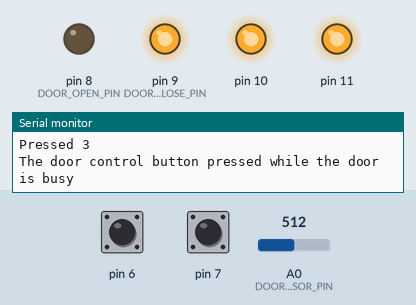
Simulated run of this sketch. Board: Arduino Uno, built with avr-gcc and run on an emulated ATmega328P. On the bench: output pins drawn as LEDs (lit = HIGH), the last lines printed to the serial monitor. Wiring (inferred from the names in the program): 2 × IR receiver: data pin 3 / data pin 4. Inputs (shaded band) come from the test bench; at power-on: A0 (DOOR_SENSOR_PIN) = 512, pin 6 HIGH, pin 7 HIGH.

Above: at 4.2 s.
4.3 s: A0 (DOOR_SENSOR_PIN) set to 295
6.5 s: A0 (DOOR_SENSOR_PIN) set to 270
At 7.7 s:
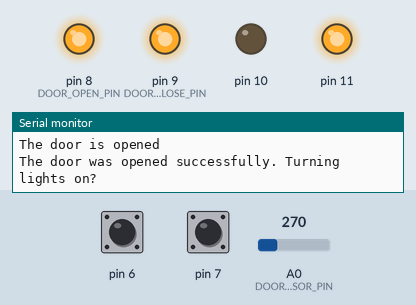
8.0 s: pin 6 pulled LOW for 1 s
At 10.1 s:
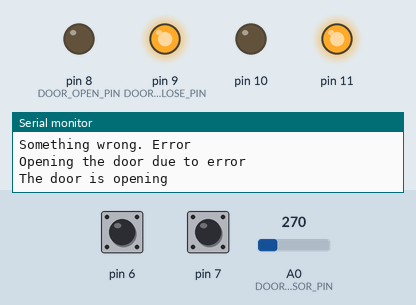
11.1 s: pin 6 pulled LOW for 3.2 s
At 12.5 s:
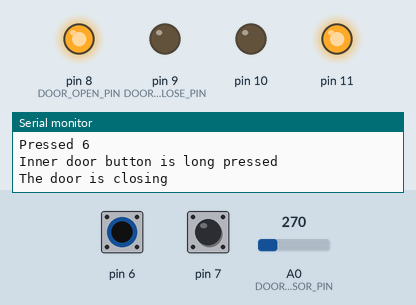
15.8 s: pin 7 pulled LOW for 0.15 s
At 16.3 s:
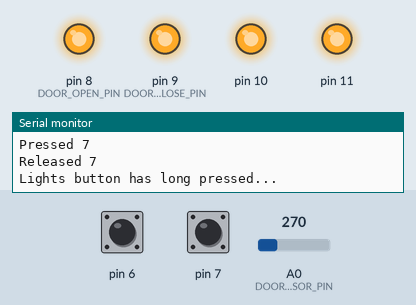
17.4 s: pin 6 pulled LOW for 1 s
At 18.6 s:
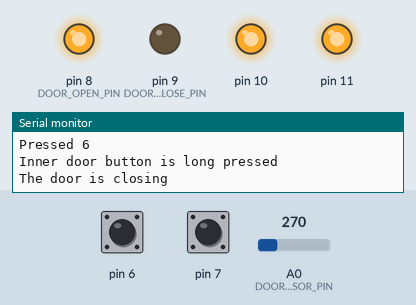
Timing chart, 0 to 21.4 s (numbered marks = the images above; inputs shaded):
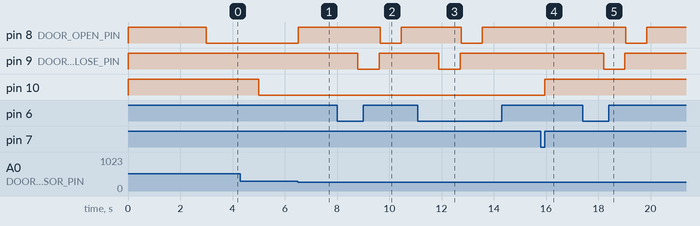

Measured:
- the behaviour switches between 280 and 279 on A0 (DOOR_SENSOR_PIN) (found by bisection; images 0 and 1)
- after the input at 6.5 s, pin 8 (DOOR_OPEN_PIN): LOW → HIGH at once
- after the input at 8.0 s, pin 8 (DOOR_OPEN_PIN): HIGH → LOW after 1.6 s, → HIGH 0.81 s later; pin 9 (DOOR_CLOSE_PIN): HIGH → LOW after 0.80 s, → HIGH 0.81 s later
- after the input at 11.1 s, pin 8 (DOOR_OPEN_PIN): HIGH → LOW after 1.6 s, → HIGH 0.81 s later; pin 9 (DOOR_CLOSE_PIN): HIGH → LOW after 0.80 s, → HIGH 0.81 s later
- after the input at 15.8 s, pin 10: LOW → HIGH after 0.15 s
- after the input at 17.4 s, pin 8 (DOOR_OPEN_PIN): HIGH → LOW after 1.6 s, → HIGH 0.81 s later; pin 9 (DOOR_CLOSE_PIN): HIGH → LOW after 0.80 s, → HIGH 0.81 s later

The sketch:

mercedes_door_controller.ino
```cpp
#define DEBUG 1

#include <Arduino.h>
#include "door.h"
#include "button.h"
#include "inversed_button.h"

/*
pin7 - reserved for buttons
pin6 - reserved for buttons

pin5 - C
pin4 - A
pin3 - D
pin2 - B

pin8 - relay with current sensor
pin9 - relay with current sensor

pin10 - relay without current sensor
pin11 - relay without current sensor

A0 - current sensor input
*/

Door door;
Button doorRemoteButton(4, 100, 800, 800);
Button lightsRemoteButton(3, 100, 2000, 800);
InversedButton doorInnerButton(6, 100, 800, 1500);
InversedButton lightsInnerButton(7, 100, 10000, 1500);
bool lightsState;


void setup() {
  #ifdef DEBUG
  Serial.begin(9600);
  #endif

  door.setup();
  doorRemoteButton.setup();
  doorInnerButton.setup();
  lightsRemoteButton.setup();
  lightsInnerButton.setup();

  pinMode(10, OUTPUT);
  pinMode(11, OUTPUT);

  digitalWrite(10, HIGH);
  digitalWrite(11, HIGH);

  lightsState = false;

  delay(3000);
}

void loop() {
  door.run();
  doorRemoteButton.run();
  doorInnerButton.run();
  lightsRemoteButton.run();
  lightsInnerButton.run();

  if(doorRemoteButton.isLongPressed()) {
    switch(door.state()) {
      case DoorState::Closed:
        door.open();
        break;
      case DoorState::Opened:
        door.close();
        break;
      default:
        Serial.println("The door control button pressed while the door is busy");
    };
  }

  if(doorInnerButton.isLongPressed()) {
    Serial.println("Inner door button is long pressed");
    switch(door.state()) {
      case DoorState::Closed:
        door.open();
        break;
      case DoorState::Opened:
        door.close();
        break;
      default:
        Serial.println("The door control button pressed while the door is busy (Inner button)");
    };
  }

  if(lightsRemoteButton.isLongPressed() | lightsInnerButton.isPressed())
  {
    Serial.println("Lights button has long pressed...");
    digitalWrite(10, lightsState == true ? HIGH : LOW);
    lightsState = !lightsState;
  }


  if(door.hasOpened()) {
    Serial.println("The door was opened successfully. Turning lights on?");
  }

  if(door.hasClosed()) {
    Serial.println("The door was closed successfully. Turning lights off?");
    lightsState = false;
    digitalWrite(10, HIGH);
  }
}
```

button.cpp
```cpp
#include "button.h"

int Button::pressedLevel() {
  return HIGH;
}

Button::Button(byte p)
{
  init(p, PRESSED_DETECT_DELAY, LONG_PRESSED_DETECT_DELAY, READ_TIMEOUT);
}

Button::Button(byte p, int short_time, int long_time, int fuse_timeout)
{
  init(p, short_time, long_time, fuse_timeout);
}

void Button::init(byte p, int short_time, int long_time, int fuse_timeout)
{
  pin = p;
  short_pressed_min_time = short_time;
  long_pressed_min_time = long_time;
  delay_to_next_read = fuse_timeout;

  state = ButtonState::Released;
  timeout = millis();
  readTimeout = timeout;
  pressedEvent = false;
  longPressedEvent = false;
  blockLongPressedEvent = false;
}

void Button::setup()
{
  pinMode(pin, INPUT_PULLUP);
}

void Button::run()
{
  detectState();
  if (state == ButtonState::Pressed)
  {
    unsigned long pressedTime = millis() - timeout;
    pressedEvent = false;
    longPressedEvent = false;

    if(pressedTime >= (unsigned long)short_pressed_min_time)
      pressedEvent = true;
    if(pressedTime >= (unsigned long)long_pressed_min_time)
      {
        pressedEvent = false;
        longPressedEvent = !blockLongPressedEvent;
      }
  }
}

void Button::detectState()
{
  if(millis() - readTimeout > (unsigned long)delay_to_next_read)
  {
    if(digitalRead(pin) == pressedLevel()) {
      if(state == ButtonState::Released) {
        Serial.println("Pressed " + String(pin));
        timeout = millis();
        state = ButtonState::Pressed;
      }
    } else {
      if(state == ButtonState::Pressed) {
        Serial.println("Released " + String(pin));
        blockLongPressedEvent = false;
        state = ButtonState::Released;
      }
    }
  }
}

bool Button::isPressed()
{
  if(state == ButtonState::Pressed)
    return false;
  else {
    bool result = pressedEvent;
    if(result) {
      pressedEvent = false;
    }
    return result;
  }
}

bool Button::isLongPressed()
{
  bool result = longPressedEvent;
  if(result) {
    longPressedEvent = false;
    blockLongPressedEvent = true;
    readTimeout = millis();
  }
  return result;
}
```

button.h
```cpp
#ifndef Button_h
#define Button_h
#include <Arduino.h>

#define PRESSED_DETECT_DELAY 400
#define LONG_PRESSED_DETECT_DELAY 1800
#define READ_TIMEOUT 800

enum class ButtonState {Pressed, Released};

class Button {
  public:
    virtual int pressedLevel();
    Button(byte pin);
    Button(byte pin, int short_time, int long_time, int fuse_timeout);
    void setup();
    void run();
    bool isPressed();
    bool isLongPressed();
  private:
    void detectState();
    void init(byte pin, int short_time, int long_time, int fuse_timeout);
    byte pin;
    ButtonState state;
    bool pressedEvent;
    bool longPressedEvent;
    bool blockLongPressedEvent;
    unsigned long timeout;
    unsigned long readTimeout;

    int short_pressed_min_time;
    int long_pressed_min_time;
    int delay_to_next_read;
};
#endif
```

door.cpp
```cpp
#include "door.h"

Door::Door() {
  _state = DoorState::Error;
  overloadStartTime = 0;
  operationStartTime = 0;
  eventOpened = false;
  eventClosed = false;
}

bool Door::isBlocked()
{
  unsigned long overloadTime = 0;
  if(operationTime() > START_DELAY && motorCurrent() < MAX_CURRENT_VALUE) // The op < is right, since 512 = 0A, 310 = 5A
  {
    if(overloadStartTime == 0) {
      overloadStartTime = millis();
    }
    overloadTime = millis() - overloadStartTime;
  }
  else
  {
    overloadStartTime = 0;
  }
  return overloadTime > MAX_OVERLOAD_TIME;
}

void Door::run()
{
  if (_state == DoorState::Error) {
    Serial.println("Opening the door due to error");
    open();
  }

  if(operationTime() > MAX_OPERATION_TIME)
  {
    Serial.println("Door operation timeout error");
    stop();
    if(_state == DoorState::Opening) {
      Serial.println("Assume the door is opened");
      _state = DoorState::Opened;
      operationStartTime = 0;
    } else {
      Serial.println("Error. let's try to open the door");
      _state = DoorState::Error;
    }
  }

  if (isBlocked() == true) {
    Serial.println("Door is blocked");
    Serial.println(operationTime());
    stop();
    if(_state == DoorState::Closing && operationTime() > 0 && operationTime() < MIN_OPERATION_SUCCESS_TIME) {
      Serial.println("Something wrong. Error");
      _state = DoorState::Error;
    } else {
      switch(_state)
      {
        case DoorState::Closing:
          Serial.println("The door is closed");
          _state = DoorState::Closed;
          eventClosed = true;
          operationStartTime = 0;
          break;
        case DoorState::Opening:
          Serial.println("The door is opened");
          _state = DoorState::Opened;
          eventOpened = true;
          operationStartTime = 0;
          break;
        case DoorState::Opened:
          operationStartTime = 0;
          break;
        default:
          Serial.println("Door state error detected!");
          _state = DoorState::Error;
      };
    }
  }
}

void Door::setup()
{
  pinMode(DOOR_OPEN_PIN, OUTPUT);
  pinMode(DOOR_CLOSE_PIN, OUTPUT);
  stop();
  pinMode(DOOR_SENSOR_PIN, INPUT);
}

void Door::stop()
{
  digitalWrite(DOOR_OPEN_PIN, HIGH);
  digitalWrite(DOOR_CLOSE_PIN, HIGH);
  eventOpened = false;
  eventClosed = false;
}

void Door::open()
{
  if(_state != DoorState::Opening) {
    Serial.println("The door is opening");
    stop();
    digitalWrite(DOOR_OPEN_PIN, LOW);
    operationStartTime = millis();
    _state = DoorState::Opening;
  }
}

void Door::close()
{
  if(_state != DoorState::Closing) {
    Serial.println("The door is closing");
    stop();
    digitalWrite(DOOR_CLOSE_PIN, LOW);
    operationStartTime = millis();
    _state = DoorState::Closing;
  }
}

int Door::motorCurrent()
{
  #ifndef MOCK_CURRENT_SENSOR
  return analogRead(DOOR_SENSOR_PIN);
  #else
  if(operationTime() > MIN_OPERATION_SUCCESS_TIME)
    return 200;
  else
    return 509;
  #endif
}

unsigned long Door::operationTime()
{
  if(operationStartTime == 0) {
    return 0;
  } else {
    return millis() - operationStartTime;
  }
}

DoorState Door::state() {
  return _state;
}

bool Door::hasOpened()
{
  bool result = eventOpened;
  if(result)
    eventOpened = false;
  return result;
}

bool Door::hasClosed()
{
  bool result = eventClosed;
  if(result)
    eventClosed = false;
  return result;
}
```

door.h
```cpp
#ifndef Door_h
#define Door_h
//#define MOCK_CURRENT_SENSOR 1

#include <Arduino.h>

#define DOOR_OPEN_PIN 8
#define DOOR_CLOSE_PIN 9
#define DOOR_SENSOR_PIN A0
#define MAX_CURRENT_VALUE 280 // 512 - is about 0, taking in to consideration our wiring 310 stands for 5A
#define MAX_OVERLOAD_TIME 10
#define START_DELAY 800
#define MIN_OPERATION_SUCCESS_TIME 3800
#define MAX_OPERATION_TIME 6000

enum class DoorState {Error, Opened, Closed, Opening, Closing};

class Door {
  public:
    Door();
    void setup();
    void run();
    void open();
    void close();
    DoorState state();
    bool hasOpened();
    bool hasClosed();

  private:
    DoorState _state;
    unsigned long overloadStartTime;
    unsigned long operationStartTime;
    void stop();
    int motorCurrent();
    bool isBlocked();
    unsigned long operationTime();
    bool eventOpened;
    bool eventClosed;
};

#endif
```

inversed_button.cpp
```cpp
#include "inversed_button.h"

int InversedButton::pressedLevel() {
  return LOW;
}
```

inversed_button.h
```cpp
#ifndef InversedButton_h
#define InversedButton_h
#include "button.h"

class InversedButton : public Button {
  int pressedLevel();
  using Button::Button;
};
#endif
```
